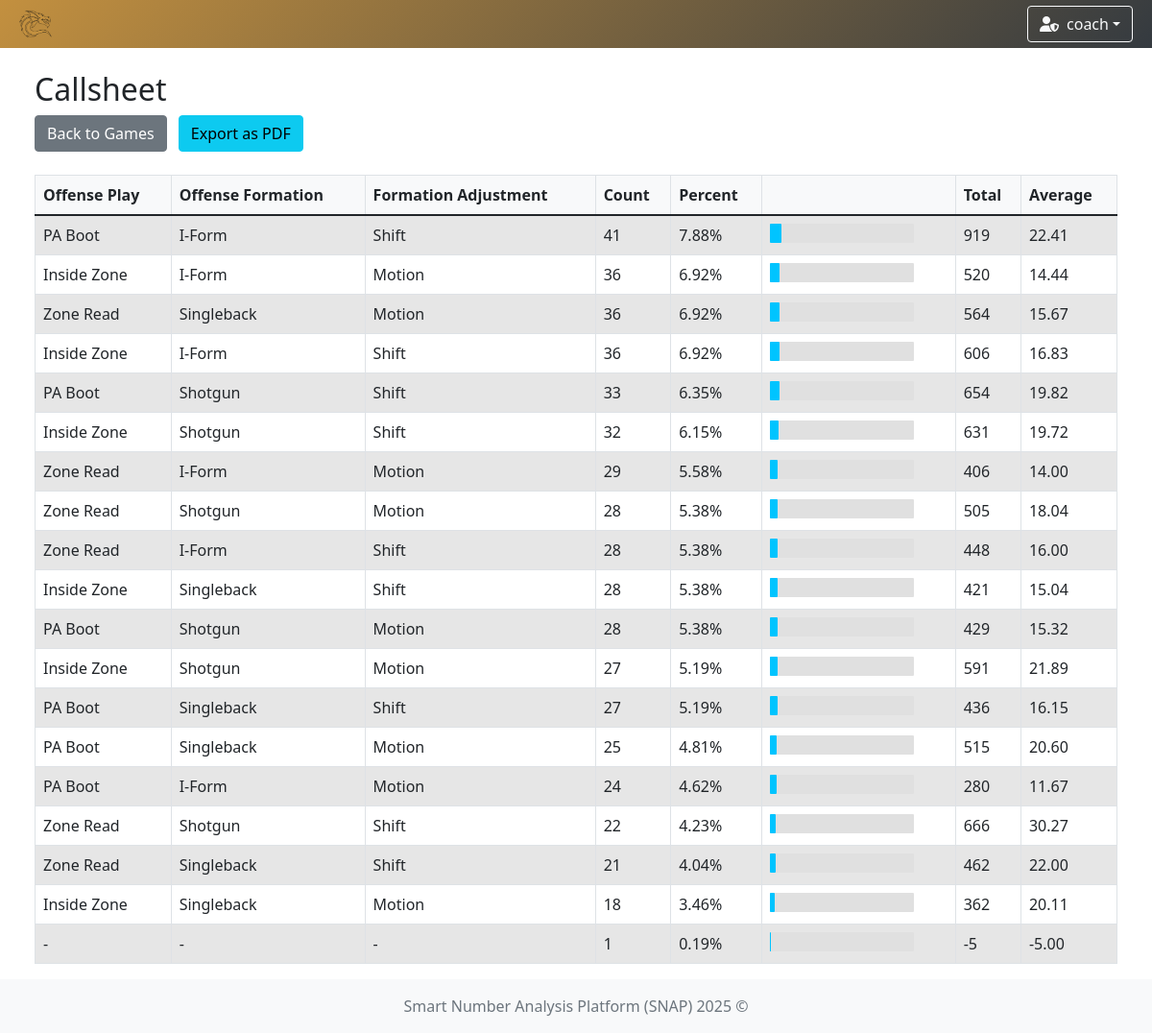
Page /callsheet (signed in) on the committed database.
### app/models/team.py (models this page shows)
class TeamModel(db.Model):
    __tablename__ = 'teams'
    id = db.Column(db.Integer, primary_key=True)
    name = db.Column(db.String(100), nullable=False, unique=True)  # prevent duplicate team names
    icon = db.Column(db.String(300), nullable=False)  # longer path for future-proofing
    primary_color = db.Column(db.String(20), nullable=False)
    secondary_color = db.Column(db.String(20), nullable=False)

### app/models/user.py (models this page shows)
class UserModel(db.Model, UserMixin):
    __tablename__ = 'user'
    id = db.Column(db.Integer, primary_key=True)
    username = db.Column(db.String(80), unique=True, nullable=False)
    password = db.Column(db.String(120), nullable=False)
    role = db.Column(db.String(10), nullable=False, default='user')
    team_id = db.Column(db.Integer, db.ForeignKey('teams.id'))
    team = db.relationship('TeamModel', backref='users')

### app/models/play.py (models this page shows)
class PlayModel(db.Model):
    __tablename__ = 'play'
    id = db.Column(db.Integer, primary_key=True)
    drive_id = db.Column(db.Integer, db.ForeignKey('drive.id'), nullable=False)
    odk = db.Column(db.String(1))  # O, D, or K
    quarter = db.Column(db.Integer)
    down = db.Column(db.Integer)
    distance = db.Column(db.Integer)
    yard_line = db.Column(db.Integer)
    play_type = db.Column(db.String(50))
    result = db.Column(db.String(50))
    gain_loss = db.Column(db.Integer)
    touchdown = db.Column(db.Boolean, default=False)
    penalty_type = db.Column(db.String(50))
    penalty_spot_yard = db.Column(db.Integer)
    foul_team = db.Column(db.String(1))# "H" (Home) oder "O" (Opponent)
    personnel = db.Column(db.String(20))
    off_form = db.Column(db.String(50))  # Offensive Formation
    form_str = db.Column(db.String(50))  # Formation Strength
    form_adj = db.Column(db.String(50))  # Formation Adjustment
    motion = db.Column(db.String(50))  # Motion
    protection = db.Column(db.String(50))  # Protection
    off_play = db.Column(db.String(50))  # Off Play
    dir_call = db.Column(db.String(50))  # Directional Call
    tag = db.Column(db.String(50))  # Tags
    hash = db.Column(db.String(1))  # New field for Hash (L, M, R)
    rusher_number = db.Column(db.Integer)
    passer = db.Column(db.Integer)
    receiver = db.Column(db.Integer)
    play_type1 = db.Column(db.String(50))
    defense_front = db.Column(db.String(50))
    defense_strongside = db.Column(db.String(50))
    blitz = db.Column(db.String(50))
    slants = db.Column(db.String(50))
    coverage = db.Column(db.String(50))
    tackler1 = db.Column(db.Integer)
    tackler2 = db.Column(db.Integer)
    interceptor = db.Column(db.Integer)
    returner = db.Column(db.Integer)
    returner_yard = db.Column(db.Integer)
    kicker = db.Column(db.Integer)
    kicker_yard = db.Column(db.Integer)

### app/controllers/call_sheet.py (the view)
    @login_required
    def callsheet(self) -> str:
        selected_team = request.args.get("Team")
        plays = []
        if selected_team:
            games = GameModel.query.filter(GameModel.away_team.has(name=selected_team))
            for game in games:
                for drive in game.drives:
                    for play in drive.plays:
                        plays.append(play)
        else:
            plays = PlayModel.query.filter(PlayModel.odk == 'O').all()
        callsheet_entries = self._process_plays(plays)
        return render_template(template_name_or_list='play/callsheet.html',
                               callsheet_entries=callsheet_entries)

### app/controllers/user.py (called while the page is built)
    @staticmethod
    def load_user(user_id):
        return UserModel.query.get(int(user_id))

### run.py (called while the page is built)
    def _inject_context(self) -> None:
        @self.app.context_processor
        def inject_teams() -> dict:
            try:
                teams = TeamModel.query.all()
                return dict(teams=teams)
            except Exception as e:
                print(f"[!] Error injecting teams: {str(e)} ({type(e).__name__})")
                return dict(teams=[])

### app/templates/play/callsheet.html (shortened to what this page needs)
{% extends "system/base.html" %}
{% block content %}
<div class="container-fluid">
    <div class="row mb-4">
        <div class="col">
            <h2>Callsheet</h2>
            <a href="{{ url_for('game_options') }}" class="btn btn-secondary">Back to Games</a>
            <button id="export-pdf" class="btn btn-info">Export as PDF</button>
        </div>
    </div>
    <div id="export-content">
        <div class="row">
            <div class="col">
                <div class="table-responsive">
                    <table id="callsheet-table" class="table table-striped table-bordered">
                        <thead>
                            <tr>
                                <th class="sortable">Offense Play</th>
                                <th class="sortable">Offense Formation</th>
                                <th class="sortable">Formation Adjustment</th>
                                <th class="sortable">Count</th>
                                <th class="sortable">Percent</th>
                                <th></th>
                                <th class="sortable">Total</th>
                                <th class="sortable">Average</th>
                            </tr>
                        </thead>
                        <tbody>
                            {% for entry in callsheet_entries %}
                            <tr>
                                <td>{{ entry.off_play }}</td>
                                <td>{{ entry.off_form }}</td>
                                <td>{{ entry.form_adj }}</td>
                                <td>{{ entry.count }}</td>
                                <td>{{ "%.2f"|format(entry.percent) }}%</td>
                                <td>
                                    <div style="width: 150px; background-color: #e0e0e0; border-radius: 1px;">
                                        <div style="width: {{ entry.percent }}%; height: 20px; background-color: #00c4ff; border-radius: 1px;"></div>
                                    </div>
                                </td>
                                <td>{{ entry.total }}</td>
                                <td>{{ "%.2f"|format(entry.average) }}</td>
                            </tr>
                            {% endfor %}
                        </tbody>
                    </table>
                </div>
            </div>
        </div>
    </div>
</div>
{% endblock %}

### app/templates/system/base.html (shortened to what this page needs)
<!DOCTYPE html>
<html lang="en">
<head>
    <link href="https://cdn.jsdelivr.net/npm/bootstrap@5.1.3/dist/css/bootstrap.min.css" rel="stylesheet"/>
    <link rel="stylesheet" href="https://cdn.jsdelivr.net/npm/bootstrap-icons@1.11.3/font/bootstrap-icons.css"/>
    <link rel="stylesheet" href="https://cdnjs.cloudflare.com/ajax/libs/font-awesome/6.5.0/css/all.min.css"/>
    <link href="https://cdn.jsdelivr.net/npm/select2@4.1.0-rc.0/dist/css/select2.min.css" rel="stylesheet"/>
    <link href="https://cdn.jsdelivr.net/npm/select2-bootstrap-5-theme@1.3.0/dist/select2-bootstrap-5-theme.min.css" rel="stylesheet"/>
    <link href="https://cdn.datatables.net/1.13.6/css/dataTables.bootstrap5.min.css" rel="stylesheet"/>
    <link rel="stylesheet" href="https://cdn.datatables.net/fixedcolumns/4.3.0/css/fixedColumns.bootstrap5.min.css"/>
    <link rel="stylesheet" href="{{ url_for('static', filename='styles.css') }}"/>
</head>
<body class="{% block body_class %}{% endblock %}">
{% if current_user.is_authenticated %}
    {% set ns = namespace(navbar_color='background: linear-gradient(135deg, #4b6cb7, #182848);', team_found=False) %}
    {% if current_user.team %}
        {% set ns.navbar_color = 'background: linear-gradient(135deg, ' ~ current_user.team.primary_color ~ ', #343a40);' %}
        {% set ns.team_found = True %}
    {% endif %}
    <nav class="navbar navbar-expand-lg navbar-dark" style="{{ ns.navbar_color }}">
        <div class="container-fluid position-relative">
            <a class="navbar-brand d-flex align-items-center" href="{{ url_for('index') }}">
                {% if current_user.team and ns.team_found %}
                    <img class="team-logo" src="{{ current_user.team.icon }}" alt="{{ current_user.team.name }} logo"/>
                {% else %}
                    <a href="{{ url_for('game_options') }}" class="btn btn-outline-light me-2" title="Home">
                        <i class="fas fa-home"></i>
                    </a>
                {% endif %}
            </a>
            <div class="ms-auto d-flex align-items-center">
                <div class="dropdown me-2">
                    <button class="btn btn-outline-light dropdown-toggle d-flex align-items-center" type="button"
                            id="userDropdown" data-bs-toggle="dropdown" aria-expanded="false">
                        {% if current_user.role == 'admin' %}
                            <i class="fas fa-user-shield me-2"></i>
                        {% else %}
                            <i class="fas fa-user me-2"></i>
                        {% endif %}
                        {{ current_user.username }}
                    </button>
                </div>
            </div>
        </div>
    </nav>
{% endif %}
<div class="content-wrapper">
    <div class="container-fluid mt-4 px-4">
        <div id="toast-container" class="toast-container position-fixed bottom-0 end-0 p-3" style="z-index: 1100;">
        </div>
        {% block content %}{% endblock %}
    </div>
</div>
<footer class="footer mt-auto py-3 bg-light">
    <div class="container text-center">
        <span class="text-muted">Smart Number Analysis Platform (SNAP) 2025 ©</span>
    </div>
</footer>
</body>
</html>

### app/static/styles.css (style rules this page uses)
.navbar { transition: background-color 0.5s ease; height: 50px; }
.team-logo { animation: fadeIn 0.5s ease, pulse 1s ease-in-out; width: 50px; height: auto; }
html, body { height: 100%; margin: 0; padding: 0; }
body { display: flex; flex-direction: column; min-height: 100vh; }
.content-wrapper { flex: 1 0 auto; }
.footer { flex-shrink: 0; background-color: #f8f9fa; padding: 1rem 0; margin-top: auto; }
.table-responsive { margin-top: 0 !important; overflow-x: auto; }
.btn + .btn { margin-left: 0.5rem; }
.table-responsive { overflow-x: auto; }
.table th, .table td { white-space: nowrap; padding: 0.5rem; }
.table thead th { background-color: #f8f9fa; font-weight: bold; }
.table-striped tbody tr:nth-of-type(odd) { background-color: rgba(0, 0, 0, 0.05); }

### app/templates/play/callsheet.html (style rules this page uses)
th.sortable { cursor: pointer; transition: background-color 0.2s ease; }

### rows in the picture
TeamModel: team.icon (picture)
UserModel: username "coach"
PlayModel: off_play "PA Boot", off_form "I-Form", form_adj "Shift", count "41", percent "7.88", {{ entry.percent }} 7.884615384615384 (drawn), total "919", average "22.41"
PlayModel: off_play "Inside Zone", off_form "I-Form", form_adj "Motion", count "36", percent "6.92", {{ entry.percent }} 6.923076923076923 (drawn), total "520", average "14.44"
PlayModel: off_play "Zone Read", off_form "Singleback", form_adj "Motion", count "36", percent "6.92", {{ entry.percent }} 6.923076923076923 (drawn), total "564", average "15.67"
PlayModel: off_play "Inside Zone", off_form "I-Form", form_adj "Shift", count "36", percent "6.92", {{ entry.percent }} 6.923076923076923 (drawn), total "606", average "16.83"
PlayModel: off_play "PA Boot", off_form "Shotgun", form_adj "Shift", count "33", percent "6.35", {{ entry.percent }} 6.346153846153846 (drawn), total "654", average "19.82"
PlayModel: off_play "Inside Zone", off_form "Shotgun", form_adj "Shift", count "32", percent "6.15", {{ entry.percent }} 6.153846153846154 (drawn), total "631", average "19.72"
PlayModel: off_play "Zone Read", off_form "I-Form", form_adj "Motion", count "29", percent "5.58", {{ entry.percent }} 5.5769230769230775 (drawn), total "406", average "14.00"
PlayModel: off_play "Zone Read", off_form "Shotgun", form_adj "Motion", count "28", percent "5.38", {{ entry.percent }} 5.384615384615385 (drawn), total "505", average "18.04"
PlayModel: off_play "Zone Read", off_form "I-Form", form_adj "Shift", count "28", percent "5.38", {{ entry.percent }} 5.384615384615385 (drawn), total "448", average "16.00"
PlayModel: off_play "Inside Zone", off_form "Singleback", form_adj "Shift", count "28", percent "5.38", {{ entry.percent }} 5.384615384615385 (drawn), total "421", average "15.04"
PlayModel: off_play "PA Boot", off_form "Shotgun", form_adj "Motion", count "28", percent "5.38", {{ entry.percent }} 5.384615384615385 (drawn), total "429", average "15.32"
PlayModel: off_play "Inside Zone", off_form "Shotgun", form_adj "Motion", count "27", percent "5.19", {{ entry.percent }} 5.1923076923076925 (drawn), total "591", average "21.89"
PlayModel: off_play "PA Boot", off_form "Singleback", form_adj "Shift", count "27", percent "5.19", {{ entry.percent }} 5.1923076923076925 (drawn), total "436", average "16.15"
PlayModel: off_play "PA Boot", off_form "Singleback", form_adj "Motion", count "25", percent "4.81", {{ entry.percent }} 4.807692307692308 (drawn), total "515", average "20.60"
PlayModel: off_play "PA Boot", off_form "I-Form", form_adj "Motion", count "24", percent "4.62", {{ entry.percent }} 4.615384615384616 (drawn), total "280", average "11.67"
PlayModel: off_play "Zone Read", off_form "Shotgun", form_adj "Shift", count "22", percent "4.23", {{ entry.percent }} 4.230769230769231 (drawn), total "666", average "30.27"
PlayModel: off_play "Zone Read", off_form "Singleback", form_adj "Shift", count "21", percent "4.04", {{ entry.percent }} 4.038461538461538 (drawn), total "462", average "22.00"
PlayModel: off_play "Inside Zone", off_form "Singleback", form_adj "Motion", count "18", percent "3.46", {{ entry.percent }} 3.4615384615384617 (drawn), total "362", average "20.11"

### other values in the picture
{{ entry.off_play }} "-"
{{ entry.off_form }} "-"
{{ entry.form_adj }} "-"
{{ entry.count }} "1"
{{ "%.2f"|format(entry.percent) }} "0.19"
{{ entry.total }} "-5"
{{ "%.2f"|format(entry.average) }} "-5.00"
